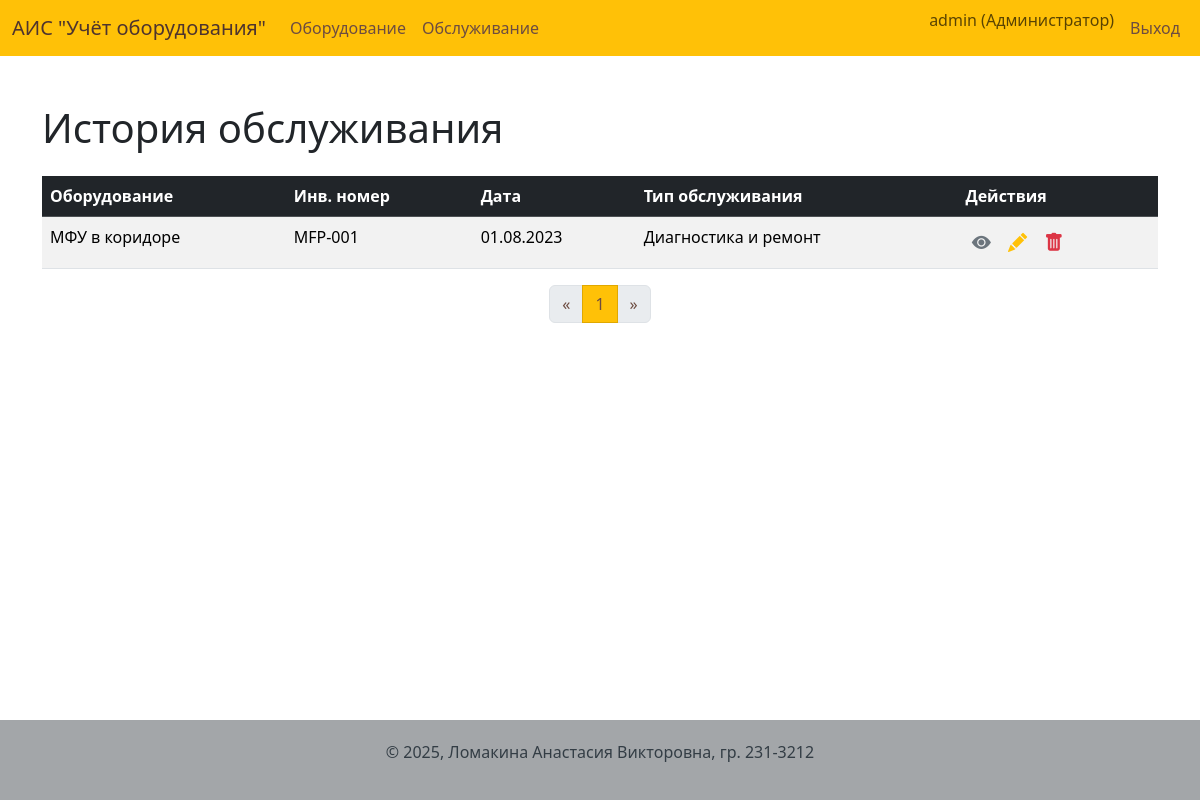
Before: /service (signed in) with the older database file.
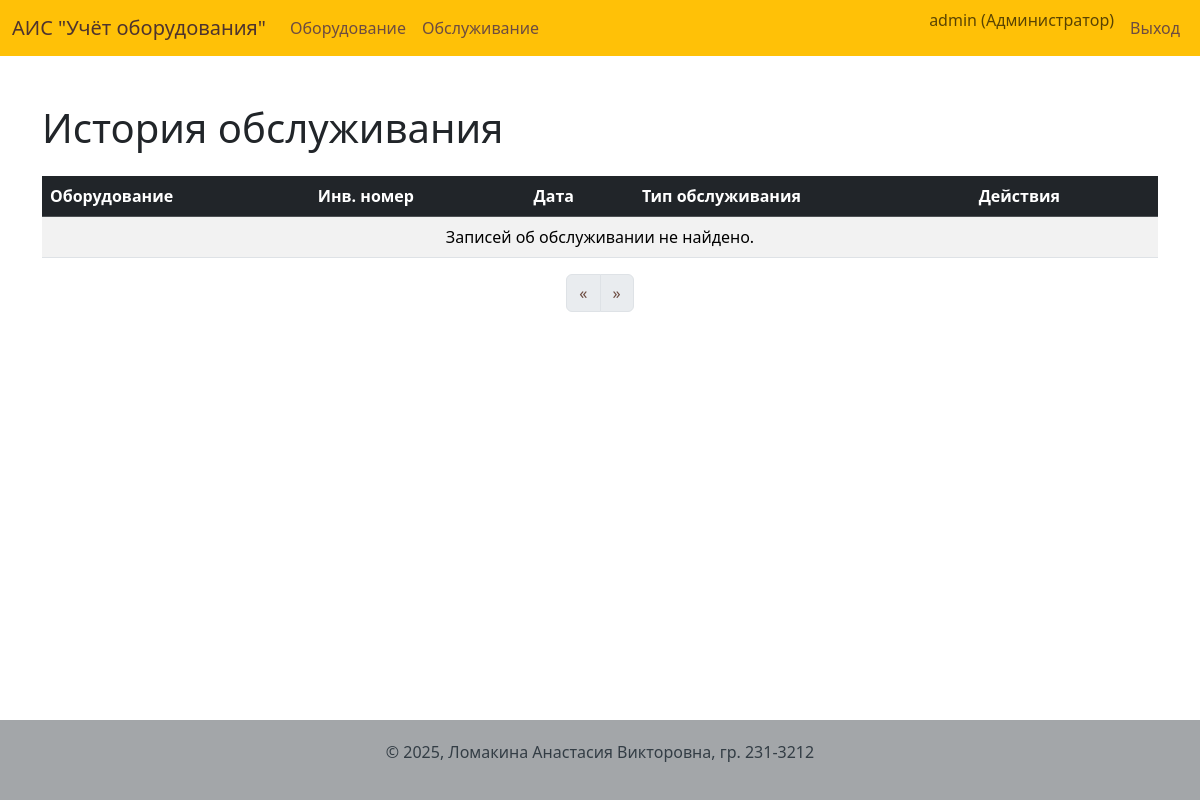
After: the same page with the newer database file.
### app/models.py (models this page shows, shortened)
class ServiceHistory(db.Model):
    id = db.Column(db.Integer, primary_key=True)
    service_date = db.Column(db.Date, nullable=False, default=date.today)
    service_type = db.Column(db.String(100), nullable=False)
    notes = db.Column(db.Text, nullable=False)
    equipment_id = db.Column(db.Integer, db.ForeignKey('equipment.id', ondelete='CASCADE'), nullable=False)

class Equipment(db.Model):
    id = db.Column(db.Integer, primary_key=True)
    name = db.Column(db.String(200), nullable=False)
    inventory_number = db.Column(db.String(100), unique=True, nullable=False)
    purchase_date = db.Column(db.Date, nullable=False, default=date.today)
    cost = db.Column(db.Numeric(10, 2), nullable=False)
    status = db.Column(db.Enum('В эксплуатации', 'На ремонте', 'Списано', name='equipment_status_enum'), nullable=False, default='В эксплуатации')
    notes = db.Column(db.Text)
    category_id = db.Column(db.Integer, db.ForeignKey('category.id'), nullable=False)
    image_id = db.Column(db.Integer, db.ForeignKey('image.id'), nullable=True)
    photo = db.relationship('Image', backref='equipment', uselist=False, lazy=True)
    responsible_persons = db.relationship('ResponsiblePerson', secondary=equipment_responsible_persons, lazy='subquery',
        backref=db.backref('equipments', lazy=True))
    service_history = db.relationship('ServiceHistory', backref='equipment', lazy='dynamic', cascade="all, delete-orphan")

### app/routes.py (the view)
@bp.route('/service')
@login_required
@tech_or_admin_required
def service_list():
    page = request.args.get('page', 1, type=int)
    query = ServiceHistory.query.order_by(ServiceHistory.service_date.desc())
    pagination = query.paginate(page=page, per_page=10, error_out=False)
    service_records = pagination.items
    url_args = request.args.copy()
    if 'page' in url_args:
        url_args.pop('page')
    return render_template('service_list.html',
                           title='История обслуживания',
                           service_records=service_records,
                           pagination=pagination,
                           url_args=url_args)

### app/models.py (called while the page is built)
@login.user_loader
def load_user(id):
    return User.query.get(int(id))

    def is_admin(self):
        return self.role == 'Администратор'

### app/routes.py (called while the page is built)
def tech_or_admin_required(f):
    @wraps(f)
    def decorated_function(*args, **kwargs):
        if not (current_user.is_admin() or current_user.is_tech()):
            flash('У вас недостаточно прав для выполнения данного действия.', 'danger')
            return redirect(url_for('main.index'))
        return f(*args, **kwargs)
    return decorated_function

### app/templates/service_list.html (shortened to what this page needs)
{% extends "base.html" %}
{% from '_macros.html' import pagination_widget %}
{% block content %}
    <h1 class="mb-4">История обслуживания</h1>
    <table class="table table-striped table-hover">
        <thead class="table-dark">
            <tr>
                <th>Оборудование</th>
                <th>Инв. номер</th>
                <th>Дата</th>
                <th>Тип обслуживания</th>
                <th>Действия</th>
            </tr>
        </thead>
        <tbody>
            {% for record in service_records %}
            <tr>
                <td>{{ record.equipment.name }}</td>
                <td>{{ record.equipment.inventory_number }}</td>
                <td>{{ record.service_date.strftime('%d.%m.%Y') }}</td>
                <td>{{ record.service_type }}</td>
                <td>
                    <a href="{{ url_for('main.equipment_detail', id=record.equipment.id) }}" class="btn btn-sm btn-info" title="Просмотр оборудования"><i class="bi bi-eye-fill"></i></a>
                    <a href="{{ url_for('main.edit_service_record', id=record.id) }}" class="btn btn-sm btn-warning" title="Редактировать запись"><i class="bi bi-pencil-fill"></i></a>
                    <button type="button" class="btn btn-sm btn-danger"
                            data-bs-toggle="modal"
                            data-bs-target="#deleteModal"
                            data-equipment-name="запись об обслуживании от {{ record.service_date.strftime('%d.%m.%Y') }}"
                            data-delete-url="{{ url_for('main.delete_service_record', id=record.id) }}" title="Удалить запись"><i class="bi bi-trash-fill"></i></button>
                </td>
            </tr>
            {% else %}
            <tr>
                <td colspan="5" class="text-center">Записей об обслуживании не найдено.</td>
            </tr>
            {% endfor %}
        </tbody>
    </table>
    {{ pagination_widget(pagination, 'main.service_list', url_args=url_args) }}
{% endblock %}

Changed rows visible on the page:
removed ServiceHistory: equipment.name "МФУ в коридоре", equipment.inventory_number "MFP-001", service_date "01.08.2023", service_type "Диагностика и ремонт"
Other visible differences:
text now shown: "Записей об обслуживании не найдено."
list line gone: "1"
